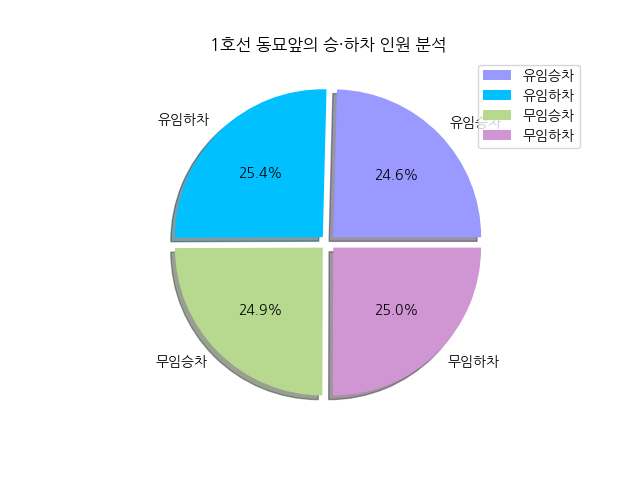
#> input picture Tain/04.BiGDATA/D0206/img/1호선 동묘앞.png, 640 x 480 px, found by its file name; its folder holds 4 pictures in this run
$ python cv_img_resize.py
#> lines starting #> are read from the running program, lines starting #| are printed output that depends on the picture
import cv2
import matplotlib.pyplot as plt
import numpy as np
import os
FILE_PATH='../DATA/img/'
FILENAME=os.listdir(FILE_PATH)
# [13 lines of commented-out code are left out]

def drawImage(row,col,imglst):
    fig,axes=plt.subplots(row,col)
    axes=axes.flatten() if col >1 else [axes]
    for ax,img in zip(axes, imglst):
        ax.imshow(img)
        ax.set_title(f'{img.shape}')
    plt.tight_layout()
    plt.show()

# drawImage(1,3,[downimg,upimg1,upimg2])
# convert컬러
# cv2.cvtColor('객체명',cv2.COLOR_RGB2BGR)
# ===========================================================
# 상대크기 조율
img=cv2.imread(FILE_PATH+FILENAME[1],cv2.IMREAD_COLOR_RGB)
#> img is the input picture: shape (480, 640, 3); mean B, G, R 242.6, 233.9, 224.2
print(f'size: {img.size}, shape: {img.shape}')
#| size: 921600, shape: (480, 640, 3)
downimg=cv2.resize(img,None,None,0.5,0.5,interpolation=cv2.INTER_AREA)
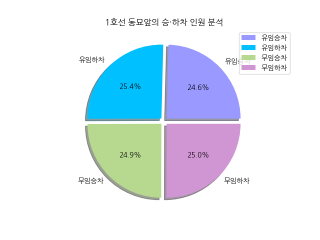
#> downimg: shape (240, 320, 3); mean B, G, R 242.6, 233.9, 224.2
print(f'size: {downimg.size}, shape: {downimg.shape}')
#| size: 230400, shape: (240, 320, 3)
# ===========================================================
upimg1=cv2.resize(img,None,None,2,2,interpolation=cv2.INTER_LINEAR)
upimg2=cv2.resize(img,None,None,2,2,interpolation=cv2.INTER_CUBIC)
drawImage(1,3,[downimg,upimg1,upimg2])
#> the loop in drawImage, `for ax,img in zip(axes, imglst):` made 3 passes
#> in drawImage, `plt.show()`:
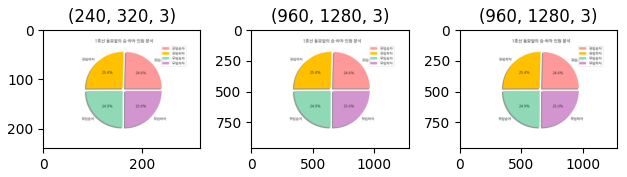
#> figure drawn by matplotlib, 3 panels; B, G, R data is drawn as R, G, B
